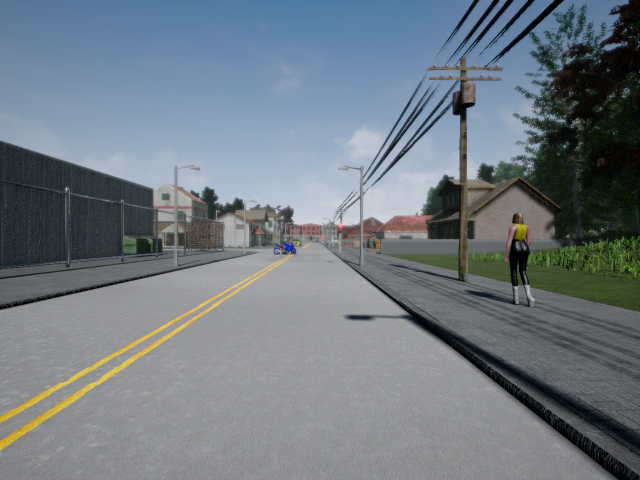
#> input picture stereo_set/frame_00077_1547042741L.png, 1280 x 960 px (shown at 1/2 size)
$ python image_check.py
#> lines starting #> are read from the running program, lines starting #| are printed output that depends on the picture
### files_management.py
import csv
import numpy as np
import cv2


# [11 lines left out: function get_projection_matrices, not called in this run]


def read_left_image():
    return cv2.imread("stereo_set/frame_00077_1547042741L.png")[...,::-1]
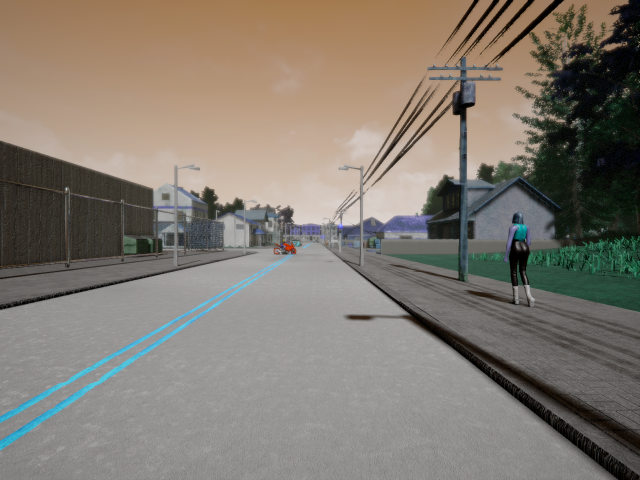
#> returned value: shape (960, 1280, 3) (shown at 1/2 size); mean of channels 0, 1, 2 113, 122.4, 129.9; drawn as B, G, R


def read_right_image():
    return cv2.imread("stereo_set/frame_00077_1547042741R.png")[...,::-1]
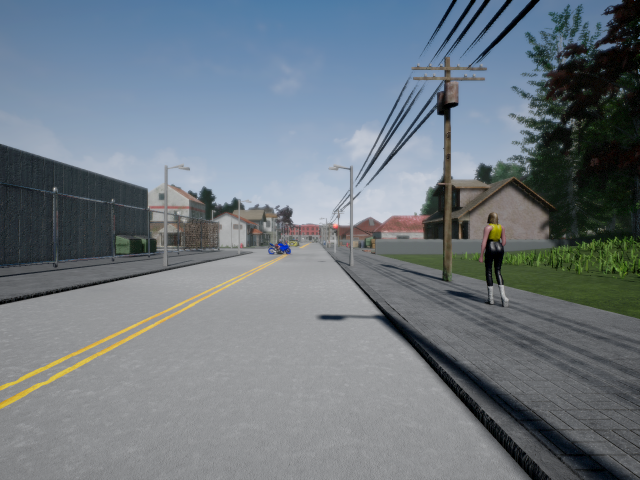
#> input picture stereo_set/frame_00077_1547042741R.png, 1280 x 960 px (shown at 1/2 size)
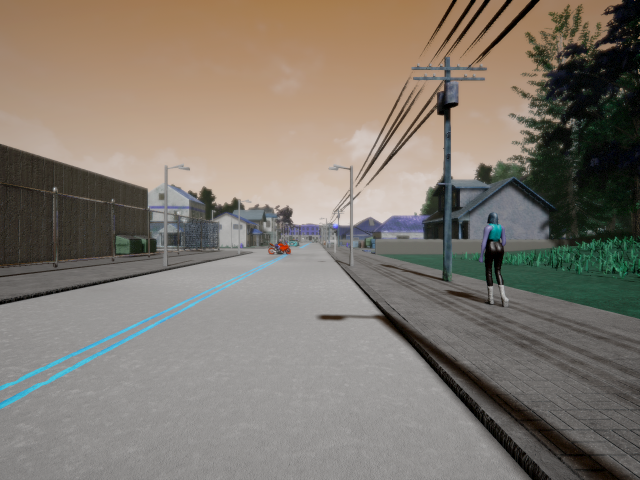
#> returned value: shape (960, 1280, 3) (shown at 1/2 size); mean of channels 0, 1, 2 110.9, 120.5, 128.2; drawn as B, G, R


def get_obstacle_image():
    img_left_colour = read_left_image()
    return img_left_colour[479:509, 547:593, :]

### image_check.py
import numpy as np
import cv2
from matplotlib import pyplot as plt
from matplotlib import patches

import files_management

img_left = files_management.read_left_image()
img_right = files_management.read_right_image()

_, image_cells = plt.subplots(1, 2, figsize=(20, 20))
image_cells[0].imshow(img_left)
image_cells[0].set_title('left image')
image_cells[1].imshow(img_right)
image_cells[1].set_title('right image')
plt.show()
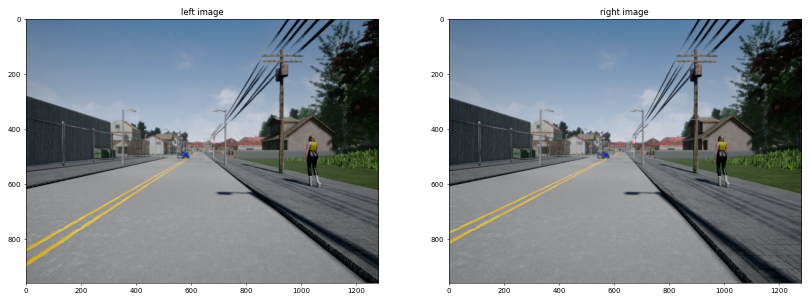
#> figure drawn by matplotlib, 2 panels
